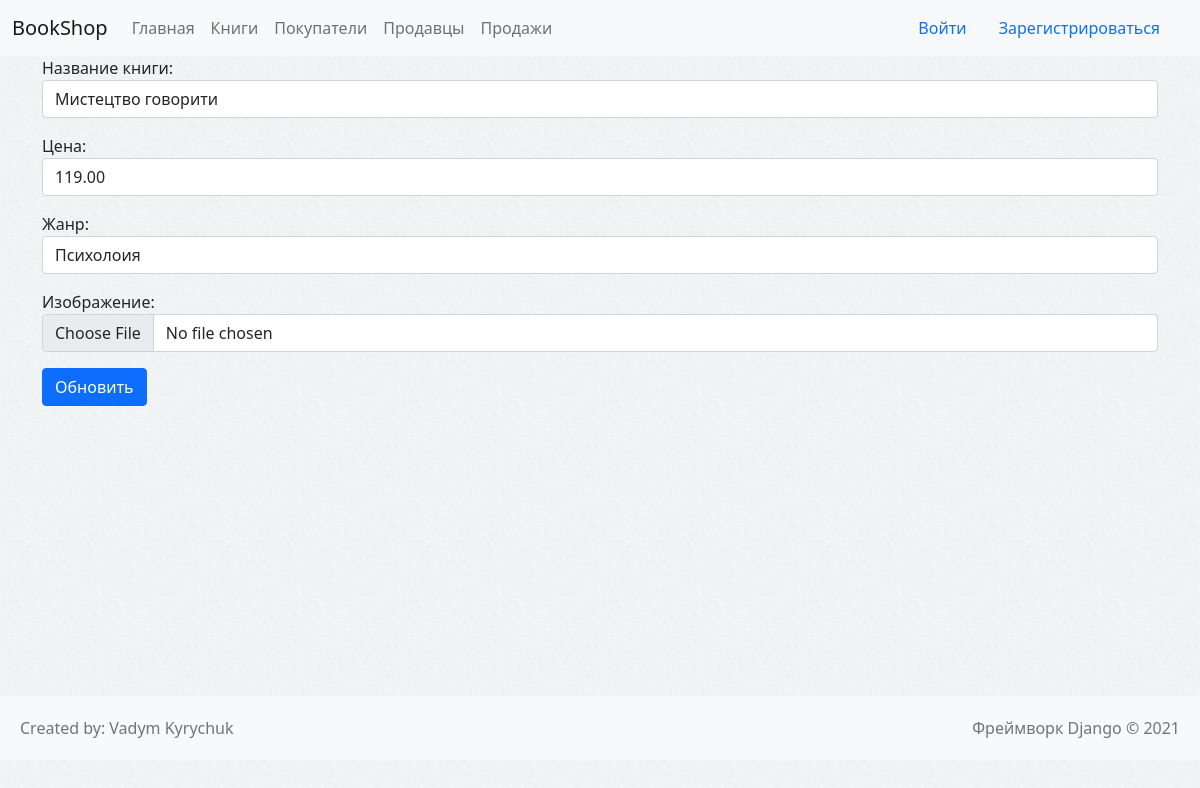
Page /book/5 on the earlier database version.
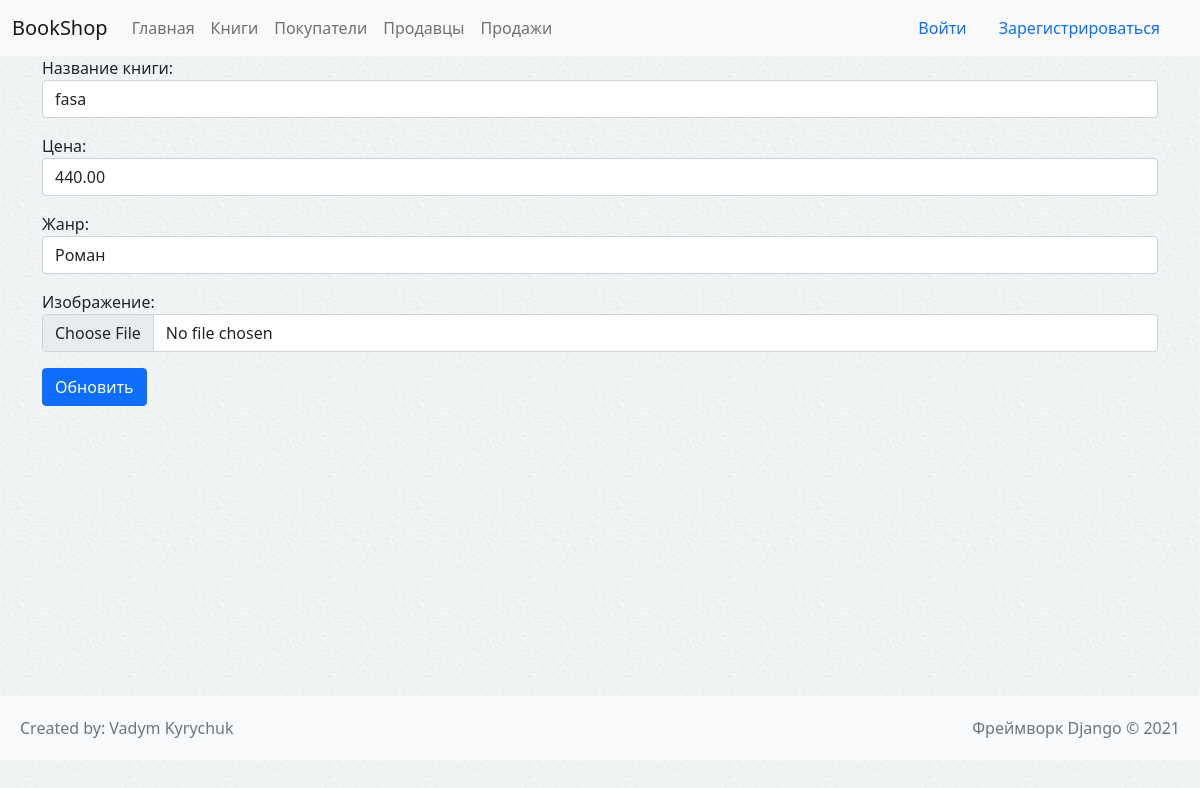
Same page on the later database version.
### books/models.py (models this page shows, shortened)
class Book(models.Model):
    GENRE_LIST = [
        ('Detective', 'Детектив'),
        ('Thriller', 'Триллер'),
        ('Novel', 'Роман'),
        ('Psychology', 'Психолоия')
    ]
    name_product = models.CharField(blank=False, max_length=64, verbose_name='Название')
    price = models.DecimalField(max_digits=12, decimal_places=2, blank=False, verbose_name='Цена')
    genre = models.CharField(max_length=64, blank=False, choices=GENRE_LIST, default='Detective', verbose_name='Жанр')
    img = models.ImageField(upload_to='books_img/%Y/%m/%d', blank=True, default='media/img.png',
                            verbose_name='Картинка')
    class Meta:
        verbose_name = 'Книга'
        verbose_name_plural = 'Книги'

### books/views.py (the view, shortened to what this page needs)
# urls.py: path('book/<int:book_id>', update_book, name='update_book'),
def update_book(request, book_id):
    if request.method == 'GET':
        upd_book = get_object_or_404(pk=int(book_id), klass=Book)
        form = UpdateBook(instance=upd_book)
    return render(request, 'update_book.html', {'form': form, 'book_id': book_id})

### books/forms.py
class UpdateBook(forms.ModelForm):
    class Meta:
        model = Book
        fields = '__all__'
        labels = {
            'name_product': 'Название книги',
            'price': "Цена",
            "genre": "Жанр",
            "img": "Изображение"
        }
        widgets = {
            'name_product': forms.TextInput(attrs={'class': 'form-control'}),
            'price': forms.TextInput(attrs={'type': 'number', 'class': 'form-control'}),
            "genre": forms.Select(choices=Book.GENRE_LIST, attrs={'class': 'form-control'}),
            "img": forms.FileInput(attrs={'class': 'form-control'}),
        }

### templates/update_book.html (shortened to what this page needs)
{% extends './partials/base.html' %}
{% block content %}
    <div class="container" style="min-height: 80vh" >
        <div class="row">
            <form method="post" enctype='multipart/form-data'>
                {{ form.as_p }}
                <button class="btn btn-primary">Обновить</button>
            </form>
        </div>
    </div>
{% endblock %}

Differences in the rows shown:
changed Book: name_product "Мистецтво говорити" → "fasa"; price "119.00" → "440.00"; genre "Психолоия" → "Роман"
